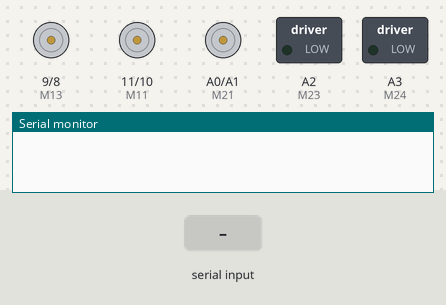
The sketch below on a simulated Arduino Uno, built with avr-gcc and run on an emulated ATmega328P. Shown: motor-driver pin pairs drawn as motors (green arrow = first pin HIGH = forward, orange = second pin HIGH = backward, longer = more drive), switched loads named in the sketch (green lamp = pin HIGH), the last lines printed to the serial monitor. The test bench sets the inputs (shaded band).

Above: at 3.2 s.
3.3 s: "U" received over the second serial link
At 4.6 s:
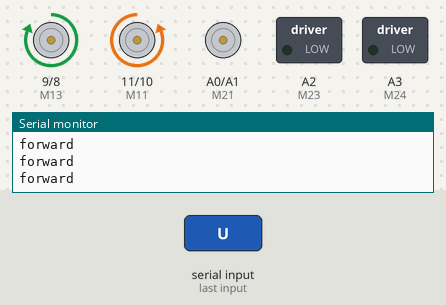
5.8 s: "L" received over the second serial link
At 7.6 s:
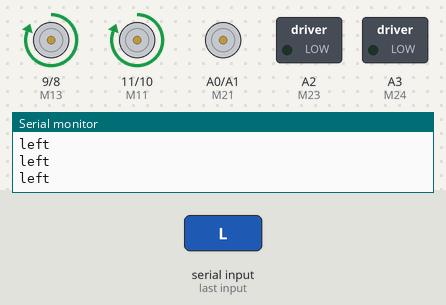
8.2 s: "D" received over the second serial link
At 9.5 s:
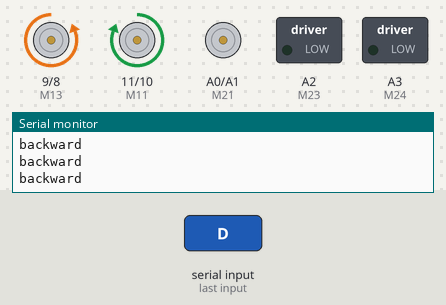
10.7 s: "R" received over the second serial link
At 12.6 s:
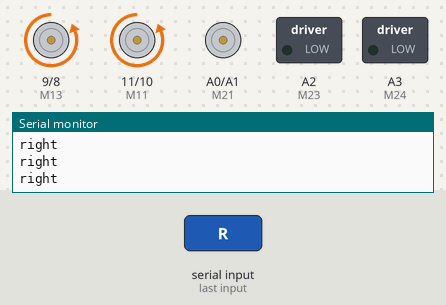
13.1 s: "a" received over the second serial link
At 14.4 s:
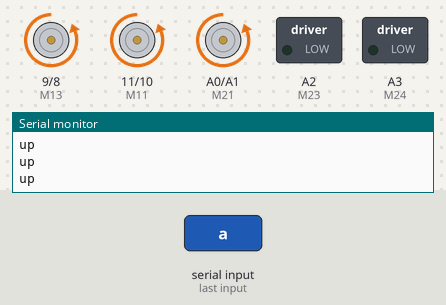
15.6 s: "b" received over the second serial link
At 17.5 s:
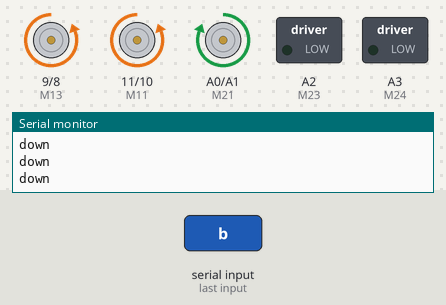
Timing chart, 0 to 19.0 s (numbered marks = the images above; inputs shaded):
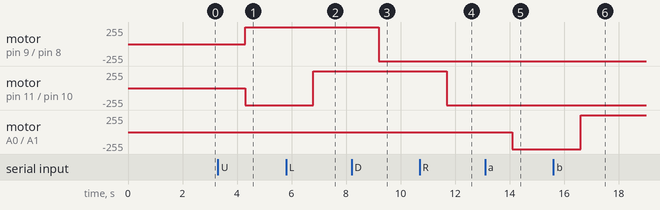

Measured:
- after the input at 3.3 s, motor on pin 9 (M13) / pin 8 (M14): stopped → forward 255/255 after 1.0 s; motor on pin 11 (M11) / pin 10 (M12): stopped → backward 255/255 after 1.0 s
- after the input at 5.8 s, motor on pin 11 (M11) / pin 10 (M12): backward 255/255 → forward 255/255 after 1.0 s
- after the input at 8.2 s, motor on pin 9 (M13) / pin 8 (M14): forward 255/255 → backward 255/255 after 1.0 s
- after the input at 10.7 s, motor on pin 11 (M11) / pin 10 (M12): forward 255/255 → backward 255/255 after 1.0 s
- after the input at 13.1 s, motor on A0 (M21) / A1 (M22): stopped → backward 255/255 after 1.0 s
- after the input at 15.6 s, motor on A0 (M21) / A1 (M22): backward 255/255 → forward 255/255 after 1.0 s

The sketch:

bluettoth_in_interrupt.ino
```cpp
#include <SoftwareSerial.h>
#include <TimerOne.h>

int M21 = A0;   // arm motors
int M22 = A1;
int M23 = A2;
int M24 = A3;

int M11 = 11;   // vehicle motor
int M12 = 10;
int M13 = 9;
int M14 = 8;

SoftwareSerial blue(3, 2);   //bluetooth rx,tx

volatile String data;

void timer_function()
{
    interrupts();
    if(blue.available() > 0)
    {
        data = blue.readString();
    }
}

void setup()
{
  Serial.begin(9600);
  blue.begin(9600);

  pinMode(M11, OUTPUT);
  pinMode(M12, OUTPUT);
  pinMode(M13, OUTPUT);
  pinMode(M14, OUTPUT);

  pinMode(M21, OUTPUT);
  pinMode(M22, OUTPUT);
  pinMode(M23, OUTPUT);
  pinMode(M24, OUTPUT);

  digitalWrite(M11, LOW);
  digitalWrite(M12, LOW);
  digitalWrite(M13, LOW);
  digitalWrite(M14, LOW);

  digitalWrite(M21, LOW);
  digitalWrite(M22, LOW);
  digitalWrite(M23, LOW);
  digitalWrite(M24, LOW);
  delay(2000);
  Timer1.initialize(100000); // 150ms
  Timer1.attachInterrupt(timer_function);
}

void loop()
{
      while (1)
      {
        if (data.indexOf("U") >= 0)
        {
           forward();
        }
        if (data.indexOf("L") >= 0)
        {
           left();
        }
        if (data.indexOf("D") >= 0)
        {
           backward();
        }
        if (data.indexOf("R") >= 0)
        {
            right();
        }
        if (data.indexOf("a") >= 0)
        {
           arm_up();
        }
        if (data.indexOf("b") >= 0)
        {
           arm_down();
        }
        if (data.indexOf("c") >= 0)
        {
           arm_open();
        }
        if (data.indexOf("d") >= 0)
        {
            arm_close();
        }
        if (data.indexOf("C") >= 0)
        {
            all_stop();
        }
      }
}

void forward()
{
  Serial.println("forward");
  digitalWrite(M11, LOW);
  digitalWrite(M12, HIGH);
  digitalWrite(M13, HIGH);
  digitalWrite(M14, LOW);
}

void backward()
{
  Serial.println("backward");
  digitalWrite(M11, HIGH);
  digitalWrite(M12, LOW);
  digitalWrite(M13, LOW);
  digitalWrite(M14, HIGH);
}

void left()
{
  Serial.println("left");
  digitalWrite(M11, HIGH);
  digitalWrite(M12, LOW);
  digitalWrite(M13, HIGH);
  digitalWrite(M14, LOW);
}

void right()
{
  Serial.println("right");
  digitalWrite(M11, LOW);
  digitalWrite(M12, HIGH);
  digitalWrite(M13, LOW);
  digitalWrite(M14, HIGH);
}

void all_stop()
{
  Serial.println("stop");
  digitalWrite(M11, LOW);
  digitalWrite(M12, LOW);
  digitalWrite(M13, LOW);
  digitalWrite(M14, LOW);

  digitalWrite(M21, LOW);
  digitalWrite(M22, LOW);
  digitalWrite(M23, LOW);
  digitalWrite(M24, LOW);
}

void arm_down()
{
  Serial.println("down");
  digitalWrite(M21, HIGH);
  digitalWrite(M22, LOW);
  digitalWrite(M23, LOW);
  digitalWrite(M24, LOW);
}

void arm_up()
{
  Serial.println("up");
  digitalWrite(M21, LOW);
  digitalWrite(M22, HIGH);
  digitalWrite(M23, LOW);
  digitalWrite(M24, LOW);
}

void arm_open()
{
  Serial.println("open");
  digitalWrite(M21, LOW);
  digitalWrite(M22, LOW);
  digitalWrite(M23, HIGH);
  digitalWrite(M24, LOW);
}

void arm_close()
{
  Serial.println("close");
  digitalWrite(M21, LOW);
  digitalWrite(M22, LOW);
  digitalWrite(M23, LOW);
  digitalWrite(M24, HIGH);
}
```
